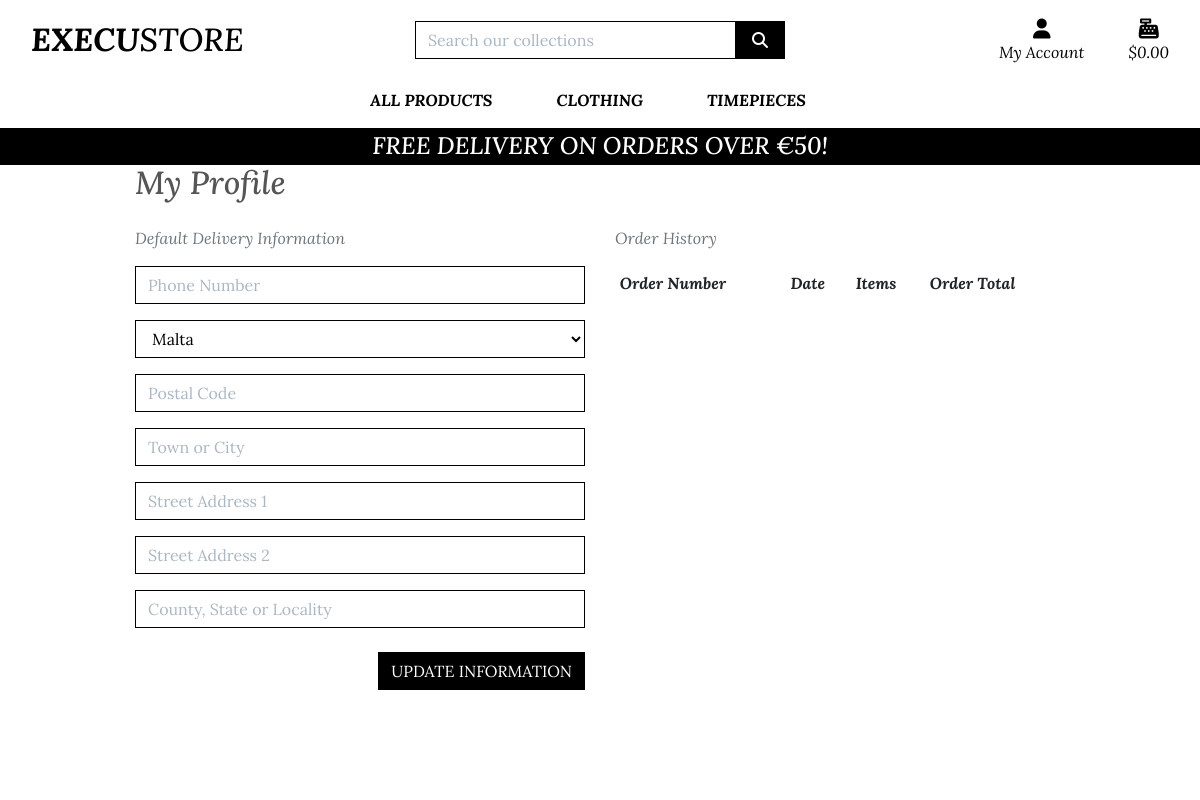
Before: /profile/ (signed in) with the older database file.
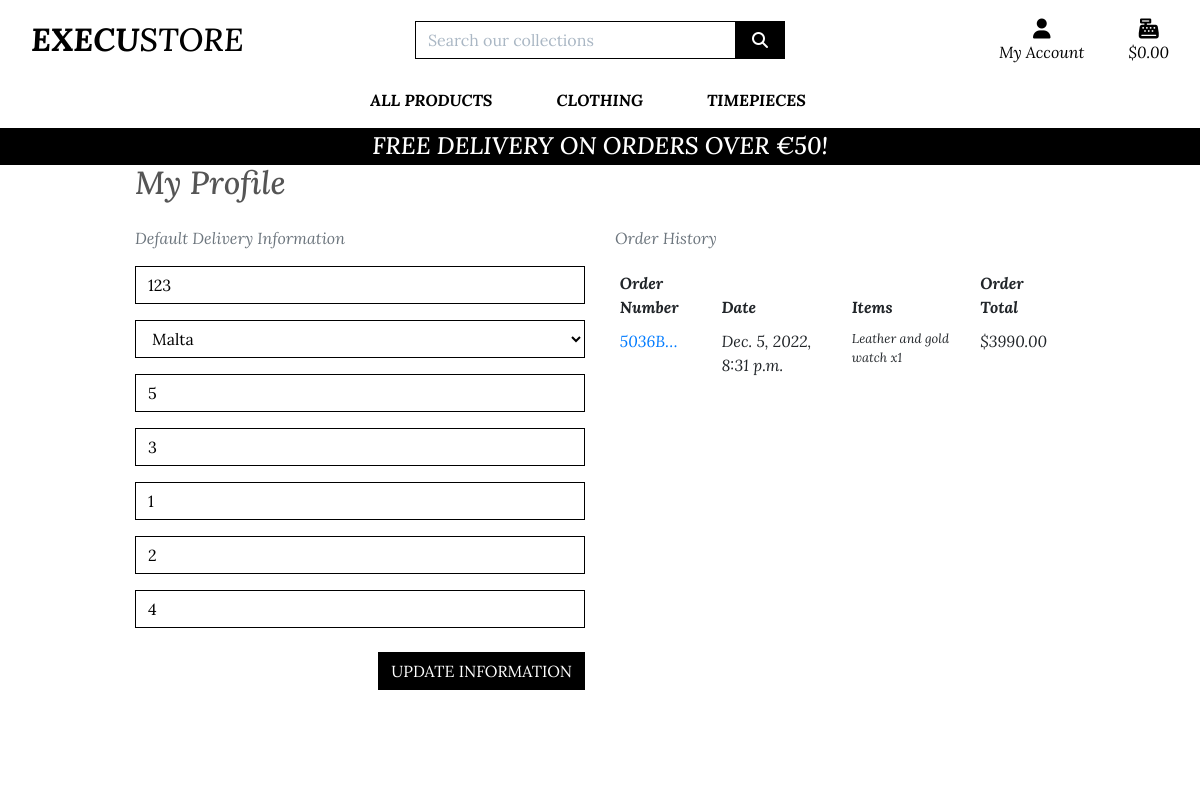
After: the same page with the newer database file.
### profiles/models.py (models this page shows, shortened)
class UserProfile(models.Model):
    user = models.OneToOneField(User, on_delete=models.CASCADE)
    default_phone_number = models.CharField(max_length=20, null=True, blank=True)
    default_country = CountryField(blank_label='Country *', null=True, blank=True)
    default_postcode = models.CharField(max_length=20, null=True, blank=True)
    default_town_or_city = models.CharField(max_length=40, null=True, blank=True)
    default_street_address1 = models.CharField(max_length=80, null=True, blank=True)
    default_street_address2 = models.CharField(max_length=80, null=True, blank=True)
    default_county = models.CharField(max_length=80, null=True, blank=True)

### checkout/models.py (models this page shows, shortened)
class Order(models.Model):
    order_number = models.CharField(max_length=32, null=False, editable=False)
    user_profile = models.ForeignKey(UserProfile, on_delete=models.SET_NULL,
                                     null=True, blank=True, related_name='orders')
    full_name = models.CharField(max_length=50, null=False, blank=False)
    email = models.EmailField(max_length=250, null=False, blank=False)
    phone_number = models.CharField(max_length=20, null=False, blank=False)
    country = CountryField(blank_label='Country *', null=False, blank=False)
    postcode = models.CharField(max_length=20, null=True, blank=True)
    town_or_city = models.CharField(max_length=40, null=False, blank=False)
    street_address1 = models.CharField(max_length=80, null=False, blank=False)
    street_address2 = models.CharField(max_length=80, null=True, blank=True)
    county = models.CharField(max_length=80, null=True, blank=True)
    date = models.DateTimeField(auto_now_add=True)
    delivery_cost = models.DecimalField(max_digits=6, decimal_places=2, null=False, default=0)
    order_total = models.DecimalField(max_digits=10, decimal_places=2, null=False, default=0)
    grand_total = models.DecimalField(max_digits=10, decimal_places=2, null=False, default=0)
    original_bag = models.TextField(null=False, blank=False, default='')
    stripe_pid = models.CharField(max_length=254, null=False, blank=False, default='')

class OrderLineItem(models.Model):
    order = models.ForeignKey(Order, null=False, blank=False,
                              on_delete=models.CASCADE,
                              related_name='lineitems')
    product = models.ForeignKey(Product, null=False,
                                blank=False, on_delete=models.CASCADE)
    quantity = models.IntegerField(null=False, blank=False, default=0)
    lineitem_total = models.DecimalField(max_digits=6, decimal_places=2,
                                         null=False, blank=False,
                                         editable=False)

### products/models.py (models this page shows, shortened)
class Product(models.Model):
    category = models.ForeignKey('Category', null=True, blank=True,
                                 on_delete=models.SET_NULL)
    name = models.CharField(max_length=255)
    description = models.TextField()
    price = models.CharField(max_length=255)
    availability = models.CharField(max_length=255)
    image_url = models.URLField(max_length=1024, null=True, blank=True)
    image = models.ImageField(null=True, blank=True)

### profiles/views.py (the view)
# urls.py: path('profile/', include('profiles.urls')),
def profile(request):
    profile = get_object_or_404(UserProfile, user=request.user)
    if request.method == 'POST':
        form = UserProfileForm(request.POST, instance=profile)
        if form.is_valid():
            form.save()
            messages.success(request, 'Profile updated successfully')
    form = UserProfileForm(instance=profile)
    orders = profile.orders.all()
    template = 'profiles/profile.html'
    context = {
        'form': form,
        'orders': orders,
        'on_profile_page': True
    }
    return render(request, template, context)

### profiles/forms.py
class UserProfileForm(forms.ModelForm):
    class Meta:
        model = UserProfile
        exclude = ('user',)
    def __init__(self, *args, **kwargs):
        super().__init__(*args, **kwargs)
        placeholders = {
            'default_phone_number': 'Phone Number',
            'default_postcode': 'Postal Code',
            'default_town_or_city': 'Town or City',
            'default_street_address1': 'Street Address 1',
            'default_street_address2': 'Street Address 2',
            'default_county': 'County, State or Locality',
        }
        self.fields['default_phone_number'].widget.attrs['autofocus'] = True
        for field in self.fields:
            if field != 'default_country':
                if self.fields[field].required:
                    placeholder = f'{placeholders[field]} *'
                else:
                    placeholder = placeholders[field]
                self.fields[field].widget.attrs['placeholder'] = placeholder
            self.fields[field].widget.attrs['class'] = 'border-black rounded-0 profile-form-input'
            self.fields[field].label = False

### bag/contexts.py (called while the page is built, shortened)
def bag_contents(request):
    bag_items = []
    total = 0
    product_count = 0
    bag = request.session.get('bag', {})
    if total < settings.FREE_DELIVERY_THRESHOLD:
        delivery = total * Decimal(settings.STANDARD_DELIVERY_PERCENTAGE / 100)
        free_delivery_delta = settings.FREE_DELIVERY_THRESHOLD - total
    else:
        delivery = 0
        free_delivery_delta = 0
    grand_total = delivery + total
    context = {
        'bag_items': bag_items,
        'total': total,
        'product_count': product_count,
        'delivery': delivery,
        'free_delivery_delta': free_delivery_delta,
        'free_delivery_threshold': settings.FREE_DELIVERY_THRESHOLD,
        'grand_total': grand_total,
    }
    return context

### profiles/templates/profiles/profile.html (shortened to what this page needs)
{% extends "base.html" %}
{% load static %}
{% block extra_css %}
    <link rel="stylesheet" href="{% static 'profiles/css/profile.css' %}">
{% endblock %}
{% block page_header %}
    <div class="container header-container">
    </div>
{% endblock %}
{% block content %}
    <div class="overlay"></div>
    <div class="container products-page">
        <div class="row padding-top">
            <div class="col ">
                <h2 class=" mb-4">My Profile</h2>
            </div>
        </div>
        <div class="row profile-page">
            <div class="col-12 col-lg-6">
                <p class="text-muted">Default Delivery Information</p>
                <form class="mt-3" action="{% url 'profile' %}" method="POST" id="profile-update-form">
                    {{ form|crispy }}
                    <button class="btn btn-black rounded-0 text-uppercase my-2 float-right">Update Information</button>
                </form>
            </div>
            <div class="col-12 col-lg-6">
                <p class="text-muted">Order History</p>
                <div class="order-history table-responsive">
                    <table class="table table-sm table-borderless">
                        <thead>
                            <tr>
                                <th>Order Number</th>
                                <th>Date</th>
                                <th>Items</th>
                                <th>Order Total</th>
                            </tr>
                        </thead>
                        <tbody>
                            {% for order in orders %}
                                <tr>
                                    <td>
                                        <a href="{% url 'order_history' order.order_number %}"
                                        title="{{ order.order_number }}">
                                            {{ order.order_number|truncatechars:6 }}
                                        </a>
                                    </td>
                                    <td>{{ order.date }}</td>
                                    <td>
                                        <ul class="list-unstyled">
                                            {% for item in order.lineitems.all %}
                                                <li class="small">
                                                    {{ item.product.name }} x{{ item.quantity }}
                                                </li>
                                            {% endfor %}
                                        </ul>
                                    </td>
                                    <td>${{ order.grand_total }}</td>
                                </tr>
                            {% endfor %}
                        </tbody>
                    </table>
                </div>
            </div>
        </div>
{% endblock %}

### templates/base.html (shortened to what this page needs)
{% load static %}
<!doctype html>
<html lang="en">
  <head>
    {% block corecss %}
        <link rel="stylesheet" href="https://stackpath.bootstrapcdn.com/bootstrap/4.4.1/css/bootstrap.min.css">
        <link rel="stylesheet" href="{% static 'css/base.css' %}">
    {% endblock %}
    {% block extra_css %}
    {% endblock %}
  </head>
  <body>
    <header class="container-fluid fixed-top">
        <div id="topnav" class="row bg-white pt-lg-2 d-none d-lg-flex">
            <div class="col-12 col-lg-4 my-auto py-1 py-lg-0 text-center text-lg-left">
                <a href="{% url 'home' %}" class="nav-link main-logo-link">
                    <h2 class="logo-font text-black my-0"><strong>Execu</strong>Store</h2>
                </a>
            </div>
            <div class="col-12 col-lg-4 my-auto py-1 py-lg-0">
                <form method="GET" action="{% url 'products' %}">
                    <div class="input-group w-100">
                        <input class="form-control border border-black rounded-0" type="text" name="q" placeholder="Search our collections">
                        <div class="input-group-append">
                            <button class="form-control btn btn-black border border-black rounded-0" type="submit">
                                <span class="icon">
                                    <i class="fas fa-search"></i>
                                </span>
                            </button>
                        </div>
                    </div>
                </form>
            </div>
            <div class="col-12 col-lg-4 my-auto py-1 py-lg-0">
                <ul class="list-inline list-unstyled text-center text-lg-right my-0">
                    <li class="list-inline-item dropdown">
                        <a class="text-black nav-link" href="#" id="user-options" data-toggle="dropdown" aria-haspopup="true" aria-expanded="false">
                            <div class="text-center">
                                <div><i class="fas fa-user fa-lg"></i></div>
                                <p class="my-0">My Account</p>
                            </div>
                        </a>
                    </li>
                    <li class="list-inline-item">
                        <a class="{% if grand_total %}text-info font-weight-bold{% else %}text-black{% endif %} nav-link" href="{% url 'view_bag' %}">
                            <div class="text-center">
                                <div><i class="fas fa-cash-register fa-lg"></i></div>
                                <p class="my-0">
                                    {% if grand_total %}
                                        ${{ grand_total|floatformat:2 }}
                                    {% else %}
                                        $0.00
                                    {% endif %}
                                </p>
                            </div>
                        </a>
                    </li>
                </ul>
            </div>
        </div>
        <div class="row bg-white">
            <nav class="navbar navbar-expand-lg navbar-light w-100">
                {% include 'includes/main-nav.html' %}
            </nav>
        </div>
        <div id="delivery-banner" class="row text-center">
            <div class="col bg-black text-white">
                <h4 class="logo-font my-1">Free delivery on orders over €{{ free_delivery_threshold }}!</h4>
            </div>
        </div>
    </header>
    {% block page_header %}
    {% endblock %}
    {% block content %}
    {% endblock %}
  </body>
</html>

### templates/includes/main-nav.html (shortened to what this page needs)
<div class="collapse navbar-collapse" id="main-nav">
    <ul class="navbar-nav w-auto mx-auto">
        <li class="nav-item dropdown">
            <a class="logo-font font-weight-bold nav-link text-black mr-5" href="#" id="all-products-link" data-toggle="dropdown" aria-haspopup="true" aria-expanded="false">
                All Products
            </a>
        </li>
        <li class="nav-item dropdown">
            <a class="logo-font font-weight-bold nav-link text-black mr-5" href="#" id="clothing-link" data-toggle="dropdown" aria-haspopup="true" aria-expanded="false">
                Clothing
            </a>
        </li>
        <li class="nav-item dropdown">
            <a class="logo-font font-weight-bold nav-link text-black mr-5" href="#" id="timepieces-link" data-toggle="dropdown" aria-haspopup="true" aria-expanded="false">
                Timepieces
            </a>
        </li>
    </ul>
</div>

### static/css/base.css (style rules this page uses)
html { height: 100%; }
body { background: url('/media/homepage-image.jpg') no-repeat center center fixed; background-size: cover; height: calc(100vh - 164px); color: #555; font-family: 'Lora'; font-style: italic; }
.icon { align-items: center; display: inline-flex; justify-content: center; height: 1.5rem; width: 1.5rem; }
.logo-font { text-transform: uppercase; }
.main-logo-link { width: fit-content; }
.btn-black { background: black; color: white; }
.text-black { color: #000 !important; }
.border-black { border: 1px solid black !important; }
.bg-black { background-color: #000 !important; }
.overlay { height: 100%; width: 100%; top: 0; left: 0; position: fixed; background: white; z-index: -1; }
input[name='q']::placeholder { color: #aab7c4; }
@media (min-width: 1200px) { .container { max-width: 80%; } }
@media (min-width: 992px) { .header-container { padding-top: 164px; } }

### profiles/static/profiles/css/profile.css (style rules this page uses)
.order-history { max-height: 416px; overflow-y: auto; }
#profile-update-form .form-control { color: #000; }
#profile-update-form input::placeholder { color: #aab7c4; }
#id_default_country, #id_default_country option:not(:first-child) { color: #000; }
body { min-height: 100vh; display: flex; flex-direction: column; }

Changed rows visible on the page:
changed UserProfile "Malta": default_phone_number (not shown) → "123"; default_postcode (not shown) → "5"; default_town_or_city (not shown) → "3"; default_street_address1 (not shown) → "1"; default_street_address2 (not shown) → "2"; default_county (not shown) → "4"
added Order: order_number "5036B…", date "Dec. 5, 2022, 8:31 p.m.", grand_total "3990.00"
added OrderLineItem: product.name "Leather and gold watch", quantity "1"
